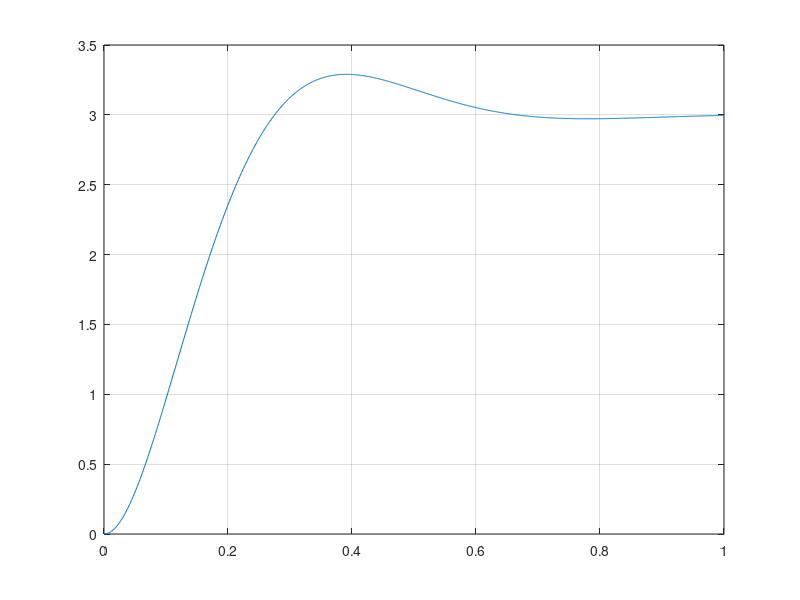

Source code (MATLAB):
clc; close all; clear all;

%% Tutorial 1, problem 1a)
dt = 10^-5;

A = [1 2 3];
f = 0.5;

interval = [5 10 15];


t = 0;
idx = 1;



while t <= interval(1)
    y = A(1)*sin(2*pi*f*t);

    timePlot(idx) = t;
    yPlot(idx) = y;

    t = t+dt;
    idx = idx+1;
end

while t >= interval(1) && t <= interval(2)
    y = A(2)*sin(2*pi*f*t);

    timePlot(idx) = t;
    yPlot(idx) = y;

    t = t+dt;
    idx = idx+1;
end

while t > interval(2) && t < interval(3)
    y = A(3)*sin(2*pi*f*t);

    timePlot(idx) = t;
    yPlot(idx) = y;

    t = t+dt;
    idx = idx+1;
end

plot(timePlot, yPlot, 'LineWidth', 2)
grid on

maxMag = max(yPlot)
RMSval = rms(yPlot)

%% Tutorial 1, problem 1b)
clear all;

dt = 10^-5;
A = 1;

t = 0;
idx = 1;
y = 0

while y <= 10
    if(t <= 2)
        B = 1-t;
    elseif(t > 2)
        B = 0;
    end
    y = A*t^2 + B;
    t = t + dt;

    timePlot(idx) = t;
    yPlot(idx) = y;

    t = t+dt;
    idx = idx+1;
end

plot(timePlot, yPlot, 'LineWidth', 2)
grid on

%% Tutorial 1, problem 2a)
clear all;

interval = [0 1];

y = 0;
idx = 1
dt = 10^-3
t = 0;

while t <= interval(2)

yDot = (3-y)/(0.2);

timePlot(idx) = t;
yPlot(idx) = y;
yDotPlot(idx) = yDot;

y = y+yDot*dt;
t = t+dt;
idx=idx+1;

end

plot(timePlot, yPlot, 'LineWidth', 2)

%% Tutorial 1, problem 2b)
clear all;
y = 0;
yDot = 0;

idx = 1;
dt = 10^-3;
t = 0;

while t <= 1

yDotDot = 100*(3-y) - 12*yDot;

timePlot(idx) = t;
yPlot(idx) = y;
yDotPlot(idx) = yDot;
yDotDotPlot(idx) = yDotDot;

y = y+yDot*dt;
yDot = yDot + yDotDot*dt;
idx = idx+1;
t = t+dt;
end

plot(timePlot, yPlot)
grid on
hold on
%plot(timePlot, yDotPlot)

maxMag_y = max(yPlot)
maxMag_yDot = max(yDotPlot)
RMS_y = rms(yPlot)
RMS_yDot = rms(yDotPlot)
